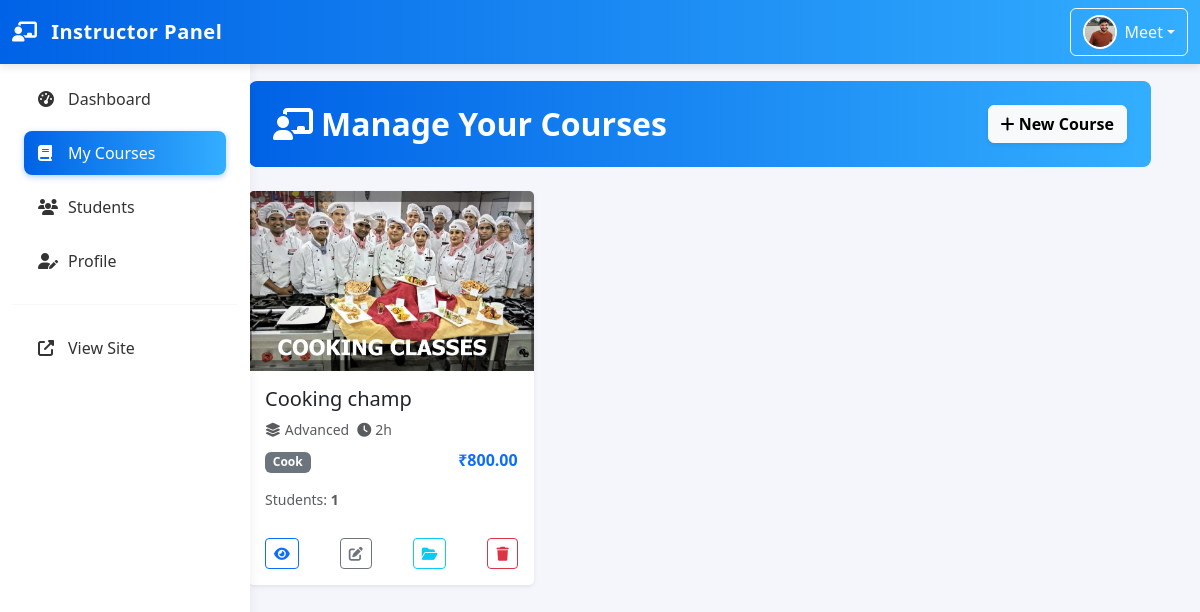
The page /instructor/instructor_courses.php (signed in) on the database as committed earlier.
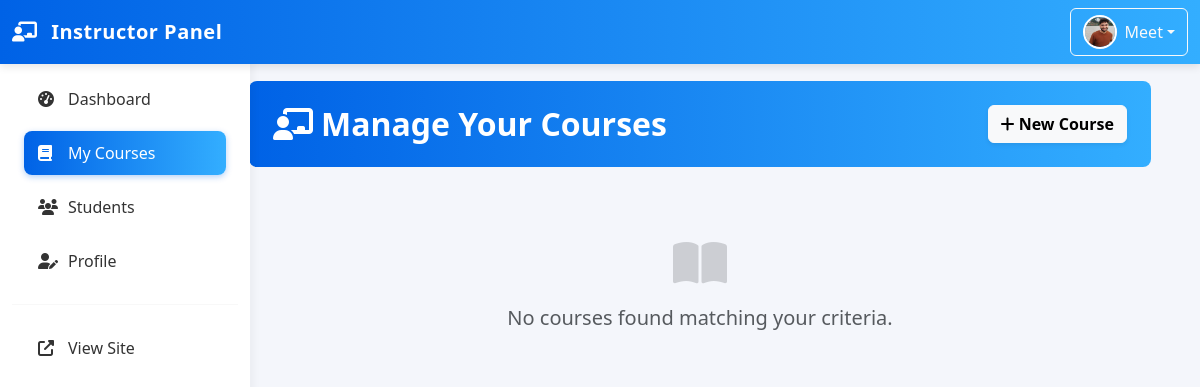
The same page on the database as committed later.
### tables this page shows
CREATE TABLE `courses` (
  `id` int(11) NOT NULL,
  `title` varchar(255) NOT NULL,
  `description` text DEFAULT NULL,
  `instructor_id` int(11) DEFAULT NULL,
  `category` varchar(100) DEFAULT NULL,
  `price` decimal(10,2) DEFAULT 0.00,
  `thumbnail` varchar(255) DEFAULT NULL,
  `duration` int(11) DEFAULT 0,
  `level` enum('beginner','intermediate','advanced') DEFAULT 'beginner',
  `is_published` tinyint(1) DEFAULT 0,
  `created_at` timestamp NOT NULL DEFAULT current_timestamp(),
  `updated_at` timestamp NOT NULL DEFAULT current_timestamp() ON UPDATE current_timestamp()
);

### instructor/instructor_courses.php (the view, shortened to what the changed rows need)
<?php
require_once 'instructor_header.php';
$instructorId = $_SESSION['instructor_id'];
$currentAction = $_GET['action'] ?? 'list';
if ($currentAction == 'add' || $currentAction == 'edit') {
    $course = null;
    $formTitle = "Add New Course";
    if ($currentAction == 'edit' && isset($_GET['id'])) {
        $stmt = $pdo->prepare("SELECT * FROM courses WHERE id=? AND instructor_id=?");
        $stmt->execute([$_GET['id'], $instructorId]);
        $course = $stmt->fetch();
        if (!$course) {
            ob_end_clean();
            header("Location: instructor_courses.php");
            exit();
        }
        $formTitle = "Edit Course: " . htmlspecialchars($course['title']);
    }
    ?>
    <div class="container-fluid px-4">
        <div class="p-4 mb-4 rounded-3 text-white" style="background:linear-gradient(90deg,#0062E6,#33AEFF);">
            <div class="d-flex justify-content-between align-items-center flex-wrap">
                <div>
                    <h2 class="fw-bold mb-0"><i class="fas fa-pen-nib me-2"></i><?php echo $formTitle; ?></h2>
                    <p class="text-white-50 mb-0">Step 1 of 3 — Add basic course info</p>
                </div>
                <a href="instructor_courses.php" class="btn btn-light fw-semibold shadow-sm"><i
                        class="fas fa-arrow-left"></i> Back</a>
            </div>
        </div>
        <div class="card shadow-sm border-0 mb-5">
            <div class="card-body p-4">
                <form method="POST" enctype="multipart/form-data">
                    <?php if ($course): ?><input type="hidden" name="course_id"
                            value="<?php echo $course['id']; ?>"><?php endif; ?>
                    <div class="row g-4">
                        <div class="col-lg-8">
                            <div class="mb-3">
                                <label class="form-label fw-semibold">Course Title *</label>
                                <input type="text" class="form-control form-control-lg" name="title"
                                    value="<?php echo $course ? htmlspecialchars($course['title']) : ''; ?>" required>
                            </div>
                            <div class="mb-3">
                                <label class="form-label fw-semibold">Description *</label>
                                <textarea class="form-control" name="description" rows="5"
                                    required><?php echo $course ? htmlspecialchars($course['description']) : ''; ?></textarea>
                            </div>
                            <div class="row">
                                <div class="col-md-6 mb-3">
                                    <label class="form-label fw-semibold">Category *</label>
                                    <input type="text" class="form-control" name="category"
                                        value="<?php echo $course ? htmlspecialchars($course['category']) : ''; ?>"
                                        required>
                                </div>
                                <div class="col-md-6 mb-3">
                                    <label class="form-label fw-semibold">Level *</label>
                                    <select class="form-select" name="level" required>
                                        <option value="beginner" <?php echo ($course && $course['level'] == 'beginner') ? 'selected' : ''; ?>>Beginner</option>
                                        <option value="intermediate" <?php echo ($course && $course['level'] == 'intermediate') ? 'selected' : ''; ?>>Intermediate</option>
                                        <option value="advanced" <?php echo ($course && $course['level'] == 'advanced') ? 'selected' : ''; ?>>Advanced</option>
                                    </select>
                                </div>
                            </div>
                            <div class="row">
                                <div class="col-md-6 mb-3">
                                    <label class="form-label fw-semibold">Total Duration (auto)</label>
                                    <input type="text" class="form-control"
                                        value="<?php echo $course ? $course['duration'] . ' hours' : '0 hours'; ?>"
                                        readonly>
                                </div>
                                <div class="col-md-6 mb-3">
                                    <label class="form-label fw-semibold">Price (₹) *</label>
                                    <input type="number" class="form-control" name="price"
                                        value="<?php echo $course ? $course['price'] : '0'; ?>" min="0" step="0.01"
                                        required>
                                </div>
                            </div>
                        </div>
                        <div class="col-lg-4">
                            <div class="mb-3">
                                <label class="form-label fw-semibold">Course Thumbnail</label>
                                <input type="file" class="form-control" id="thumbnail" name="thumbnail" accept="image/*">
                                <small class="text-muted d-block mt-1">Recommended: 400x300px, Max 2MB</small>
                                <div class="mt-3 text-center">
                                    <img src="<?php echo ($course && $course['thumbnail']) ? '../uploads/' . $course['thumbnail'] : ''; ?>"
                                        id="preview" class="img-thumbnail rounded"
                                        style="max-height:180px; <?php echo ($course && $course['thumbnail']) ? '' : 'display:none;'; ?>">
                                </div>
                            </div>
                        </div>
                    </div>
                    <div class="mt-4 pt-3 border-top">
                        <button type="submit" name="save_course" class="btn btn-primary btn-lg px-5"><i
                                class="fas fa-save me-1"></i> <?php echo $course ? 'Update' : 'Create'; ?> Course</button>
                    </div>
                </form>
            </div>
        </div>
    </div>
    <script>
        document.getElementById('thumbnail').addEventListener('change', function (e) {
            const file = e.target.files[0];
            const preview = document.getElementById('preview');
            if (file) {
                preview.src = URL.createObjectURL(file);
                preview.style.display = 'block';
            }
        });
    </script>
<?php
} else {
    $page = isset($_GET['page']) ? max(1, (int) $_GET['page']) : 1;
    $limit = 9;
    $offset = ($page - 1) * $limit;
    $where = "instructor_id=?";
    $params = [$instructorId];
    $sql = "SELECT c.*,
            (SELECT COUNT(*) FROM enrollments e WHERE e.course_id=c.id) as enrollment_count,
            (SELECT AVG(progress) FROM enrollments e WHERE e.course_id=c.id) as avg_progress
            FROM courses c WHERE $where ORDER BY c.created_at DESC LIMIT $limit OFFSET $offset";
    $stmt = $pdo->prepare($sql);
    $stmt->execute($params);
    $courses = $stmt->fetchAll();
    ?>
    <div class="container-fluid px-4">
        <div class="p-4 mb-4 rounded-3 text-white" style="background:linear-gradient(90deg,#0062E6,#33AEFF);">
            <div class="d-flex justify-content-between align-items-center flex-wrap">
                <h2 class="fw-bold mb-0"><i class="fas fa-chalkboard-teacher me-2"></i>Manage Your Courses</h2>
            </div>
        </div>
        <div class="row g-4">
            <?php if (empty($courses)): ?>
                <div class="col-12 text-center text-muted py-5">
                    <i class="fas fa-book-open fa-3x mb-3 opacity-25"></i>
                    <p class="lead">No courses found matching your criteria.</p>
                </div>
            <?php else:
                foreach ($courses as $course): ?>
                    <div class="col-md-6 col-lg-4">
                        <div class="card shadow-sm h-100 border-0 course-card">
                            <div class="position-relative">
                                <?php if ($course['thumbnail']): ?>
                                    <img src="../uploads/<?php echo $course['thumbnail']; ?>" class="card-img-top"
                                        style="height:180px;object-fit:cover;">
                                <?php else: ?>
                                    <div class="bg-light d-flex justify-content-center align-items-center" style="height:180px;">
                                        <i class="fas fa-image text-secondary fa-3x"></i>
                                    </div>
                                <?php endif; ?>
                            </div>
                            <div class="card-body">
                                <h5 class="card-title text-truncate" title="<?php echo htmlspecialchars($course['title']); ?>">
                                    <?php echo htmlspecialchars($course['title']); ?>
                                </h5>
                                <div class="d-flex gap-2 mb-2 text-muted small">
                                    <span><i class="fas fa-layer-group me-1"></i><?php echo ucfirst($course['level']); ?></span>
                                    <span><i class="fas fa-clock me-1"></i><?php echo $course['duration']; ?>h</span>
                                </div>
                                <div class="mb-3">
                                    <span class="badge bg-secondary"><?php echo htmlspecialchars($course['category']); ?></span>
                                    <span
                                        class="float-end fw-bold text-primary"><?php echo $course['price'] > 0 ? '₹' . $course['price'] : 'Free'; ?></span>
                                </div>
                                <div class="d-flex justify-content-between small text-muted mb-1">
                                    <span>Students: <strong><?php echo $course['enrollment_count']; ?></strong></span>
                                </div>
                            </div>
                            <div class="card-footer bg-white border-top-0 d-flex justify-content-between pb-3">
                                <a href="../course-detail.php?id=<?php echo $course['id']; ?>"
                                    class="btn btn-sm btn-outline-primary" target="_blank" title="View Public Page"><i
                                        class="fas fa-eye"></i></a>
                                <a href="instructor_courses.php?action=edit&id=<?php echo $course['id']; ?>"
                                    class="btn btn-sm btn-outline-secondary" title="Edit"><i class="fas fa-edit"></i></a>
                                <a href="instructor_modules.php?course_id=<?php echo $course['id']; ?>"
                                    class="btn btn-sm btn-outline-info" title="Manage Modules & Videos"><i
                                        class="fas fa-folder-open"></i></a>
                                <button class="btn btn-sm btn-outline-danger delete-course" data-id="<?php echo $course['id']; ?>"
                                    title="Delete"><i class="fas fa-trash"></i></button>
                            </div>
                        </div>
                    </div>
                <?php endforeach; endif; ?>
        </div>
    </div>
<?php
}
require_once 'instructor_footer.php';
?>

Rows that differ between the two databases and show on the page:
removed courses: thumbnail (picture), title "Cooking champ", level "Advanced", duration "2", category "Cook", price "800.00", enrollment_count "1"
Other text that changed with them:
text now shown: "No courses found matching your criteria."
